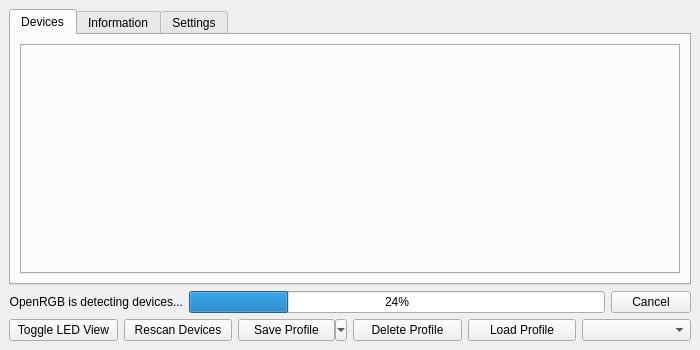
<?xml version="1.0" encoding="UTF-8"?>
<ui version="4.0">
 <class>OpenRGBDialog</class>
 <widget class="QMainWindow" name="OpenRGBDialog">
  <property name="geometry">
   <rect>
    <x>0</x>
    <y>0</y>
    <width>700</width>
    <height>350</height>
   </rect>
  </property>
  <property name="windowTitle">
   <string>OpenRGB Modified by KingchenC</string>
  </property>
  <widget class="QWidget" name="centralWidget">
   <layout class="QGridLayout" name="gridLayout">
    <item row="2" column="0" colspan="5">
     <widget class="QTabWidget" name="MainTabBar">
      <property name="tabShape">
       <enum>QTabWidget::Rounded</enum>
      </property>
      <property name="currentIndex">
       <number>0</number>
      </property>
      <property name="iconSize">
       <size>
        <width>20</width>
        <height>20</height>
       </size>
      </property>
      <widget class="QWidget" name="TabDevices">
       <attribute name="title">
        <string>Devices</string>
       </attribute>
       <layout class="QGridLayout" name="gridLayout_3">
        <item row="1" column="0">
         <widget class="QTabWidget" name="DevicesTabBar">
          <property name="tabPosition">
           <enum>QTabWidget::West</enum>
          </property>
         </widget>
        </item>
       </layout>
      </widget>
      <widget class="QWidget" name="TabInformation">
       <attribute name="title">
        <string>Information</string>
       </attribute>
       <layout class="QGridLayout" name="gridLayout_2">
        <item row="0" column="0">
         <widget class="QTabWidget" name="InformationTabBar">
          <property name="tabPosition">
           <enum>QTabWidget::West</enum>
          </property>
          <property name="currentIndex">
           <number>-1</number>
          </property>
         </widget>
        </item>
       </layout>
      </widget>
      <widget class="QWidget" name="TabSettings">
       <attribute name="title">
        <string>Settings</string>
       </attribute>
       <layout class="QGridLayout" name="gridLayout_4">
        <item row="0" column="0">
         <widget class="QTabWidget" name="SettingsTabBar">
          <property name="tabPosition">
           <enum>QTabWidget::West</enum>
          </property>
          <property name="currentIndex">
           <number>-1</number>
          </property>
         </widget>
        </item>
       </layout>
      </widget>
     </widget>
    </item>
    <item row="6" column="0" colspan="5">
     <layout class="QHBoxLayout" name="MainButtonsLayout">
      <item>
       <widget class="QFrame" name="MainButtonsFrame">
        <property name="frameShape">
         <enum>QFrame::NoFrame</enum>
        </property>
        <property name="frameShadow">
         <enum>QFrame::Raised</enum>
        </property>
        <layout class="QGridLayout" name="gridLayout_5">
         <property name="leftMargin">
          <number>0</number>
         </property>
         <property name="topMargin">
          <number>0</number>
         </property>
         <property name="rightMargin">
          <number>0</number>
         </property>
         <property name="bottomMargin">
          <number>0</number>
         </property>
         <item row="0" column="0">
          <widget class="QPushButton" name="ButtonToggleDeviceView">
           <property name="text">
            <string>Toggle LED View</string>
           </property>
          </widget>
         </item>
         <item row="0" column="1">
          <widget class="QPushButton" name="ButtonRescan">
           <property name="text">
            <string>Rescan Devices</string>
           </property>
          </widget>
         </item>
         <item row="0" column="2">
          <widget class="QToolButton" name="ButtonSaveProfile">
           <property name="sizePolicy">
            <sizepolicy hsizetype="Minimum" vsizetype="Minimum">
             <horstretch>0</horstretch>
             <verstretch>0</verstretch>
            </sizepolicy>
           </property>
           <property name="text">
            <string>Save Profile</string>
           </property>
           <property name="popupMode">
            <enum>QToolButton::MenuButtonPopup</enum>
           </property>
          </widget>
         </item>
         <item row="0" column="3">
          <widget class="QPushButton" name="ButtonDeleteProfile">
           <property name="text">
            <string>Delete Profile</string>
           </property>
          </widget>
         </item>
         <item row="0" column="4">
          <widget class="QPushButton" name="ButtonLoadProfile">
           <property name="text">
            <string>Load Profile</string>
           </property>
          </widget>
         </item>
         <item row="0" column="5">
          <widget class="QComboBox" name="ProfileBox"/>
         </item>
        </layout>
       </widget>
      </item>
     </layout>
    </item>
    <item row="4" column="0" colspan="5">
     <layout class="QHBoxLayout" name="DetectorLayout">
      <item>
       <widget class="QLabel" name="DetectionProgressLabel">
        <property name="text">
         <string>OpenRGB is detecting devices...</string>
        </property>
        <property name="alignment">
         <set>Qt::AlignRight|Qt::AlignTrailing|Qt::AlignVCenter</set>
        </property>
       </widget>
      </item>
      <item>
       <widget class="QProgressBar" name="DetectionProgressBar">
        <property name="value">
         <number>24</number>
        </property>
       </widget>
      </item>
      <item>
       <widget class="QPushButton" name="ButtonStopDetection">
        <property name="text">
         <string>Cancel</string>
        </property>
       </widget>
      </item>
     </layout>
    </item>
   </layout>
  </widget>
  <action name="ActionSaveProfile">
   <property name="text">
    <string>Save Profile</string>
   </property>
   <property name="toolTip">
    <string>Save Profile</string>
   </property>
  </action>
  <action name="ActionSaveProfileAs">
   <property name="text">
    <string>Save Profile As...</string>
   </property>
   <property name="toolTip">
    <string>Save Profile with custom name</string>
   </property>
  </action>
 </widget>
 <resources/>
 <connections/>
</ui>
